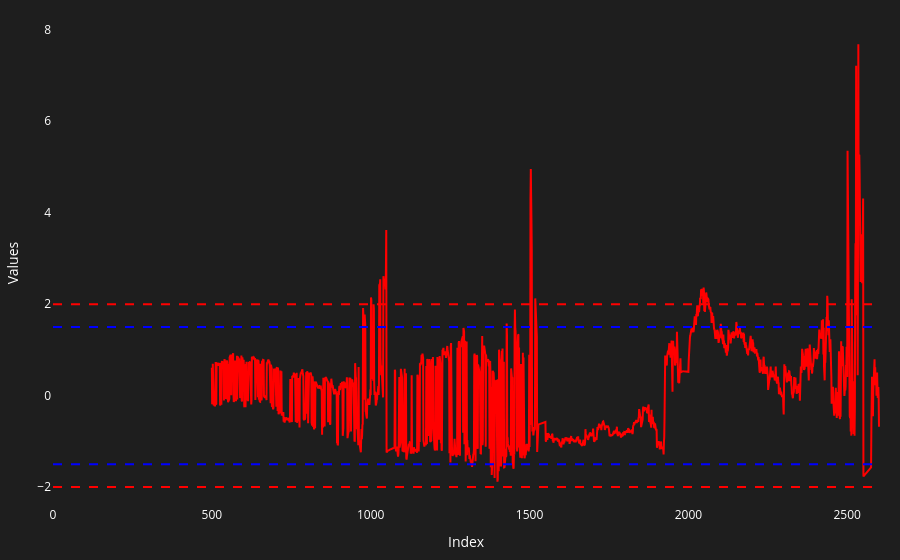

The notebook cell this image was saved under:
### Code cell
fig_zscore = Plot.plot_df(index.df_futures, 'zscore')
fig_zscore = Plot.draw_horizontal_line(fig_zscore, -2, 0, len(index.df_futures), 'Red')
fig_zscore = Plot.draw_horizontal_line(fig_zscore, -1.5, 0, len(index.df_futures), 'Blue')
fig_zscore = Plot.draw_horizontal_line(fig_zscore, 1.5, 0, len(index.df_futures), 'Blue')
fig_zscore = Plot.draw_horizontal_line(fig_zscore, 2, 0, len(index.df_futures), 'Red')
fig_zscore.show()

### Figure 1 — Plotly figure (JSON) as saved in the notebook; plotly's stock layout.template omitted (floating-point values rounded to 4 significant figures; data arrays with more than 128 entries replaced by an {"elided": "..."} marker saying what was removed)
{"data": [{"hoverinfo": "text", "hovertext": {"elided": "2600 str values"}, "line": {"color": "red"}, "mode": "lines", "name": "zscore", "x": {"elided": "2600 int values"}, "y": {"elided": "2600 float values"}, "type": "scatter"}], "layout": {"font": {"color": "white"}, "margin": {"l": 20, "r": 20, "t": 20, "b": 20}, "xaxis": {"title": {"text": "Index"}, "showgrid": false, "zeroline": false, "color": "white"}, "yaxis": {"title": {"text": "Values"}, "showgrid": false, "zeroline": false, "color": "white"}, "title": {"text": ""}, "plot_bgcolor": "rgba(30, 30, 30, 1)", "paper_bgcolor": "rgba(30, 30, 30, 1)", "hovermode": "x", "shapes": [{"line": {"color": "Red", "dash": "dash", "width": 2}, "name": "-2 Line", "type": "line", "x0": 0, "x1": 2600, "y0": -2, "y1": -2}, {"line": {"color": "Blue", "dash": "dash", "width": 2}, "name": "-1.5 Line", "type": "line", "x0": 0, "x1": 2600, "y0": -1.5, "y1": -1.5}, {"line": {"color": "Blue", "dash": "dash", "width": 2}, "name": "1.5 Line", "type": "line", "x0": 0, "x1": 2600, "y0": 1.5, "y1": 1.5}, {"line": {"color": "Red", "dash": "dash", "width": 2}, "name": "2 Line", "type": "line", "x0": 0, "x1": 2600, "y0": 2, "y1": 2}]}}
